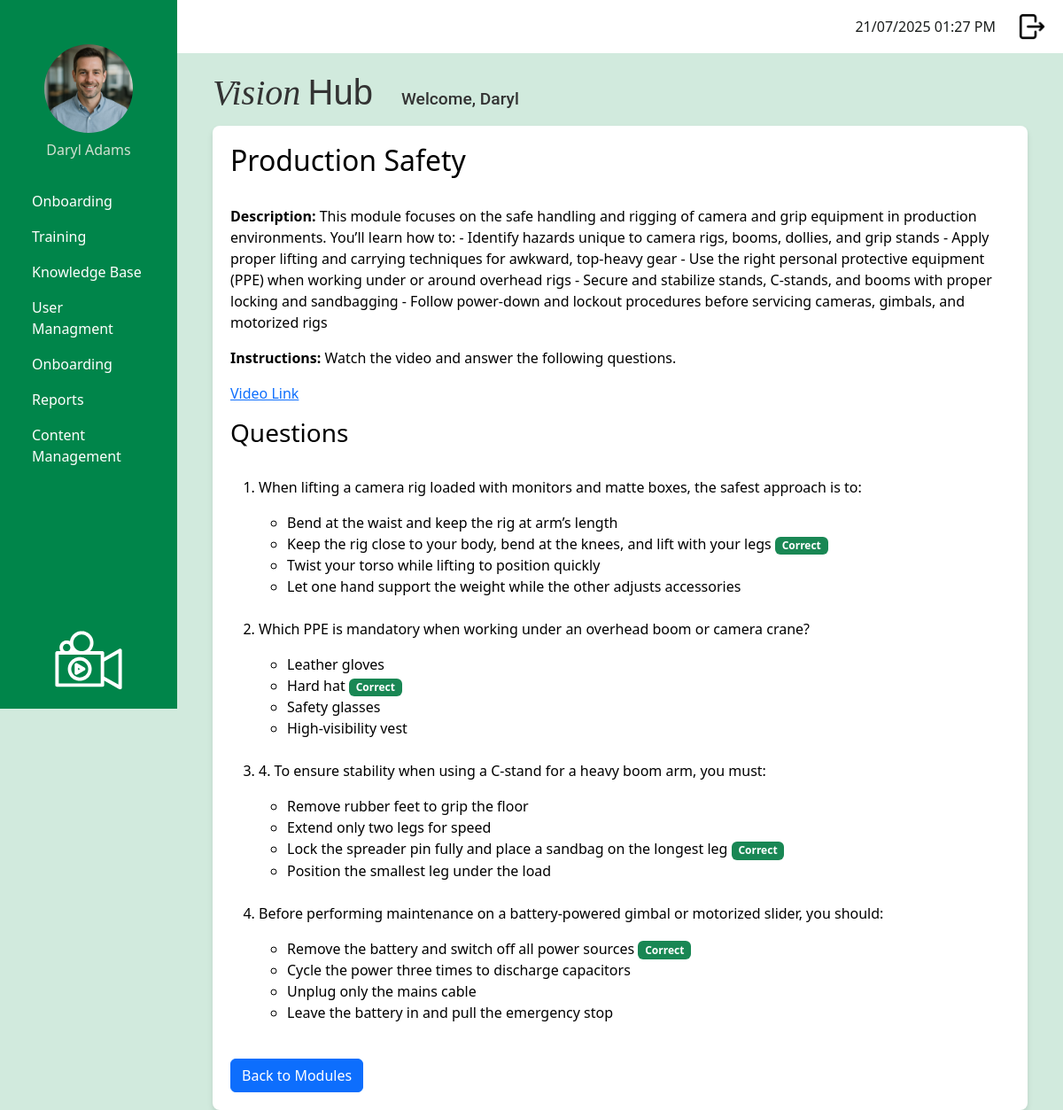
The page /admin/details_training_module/1 (signed in) on the database as committed earlier.
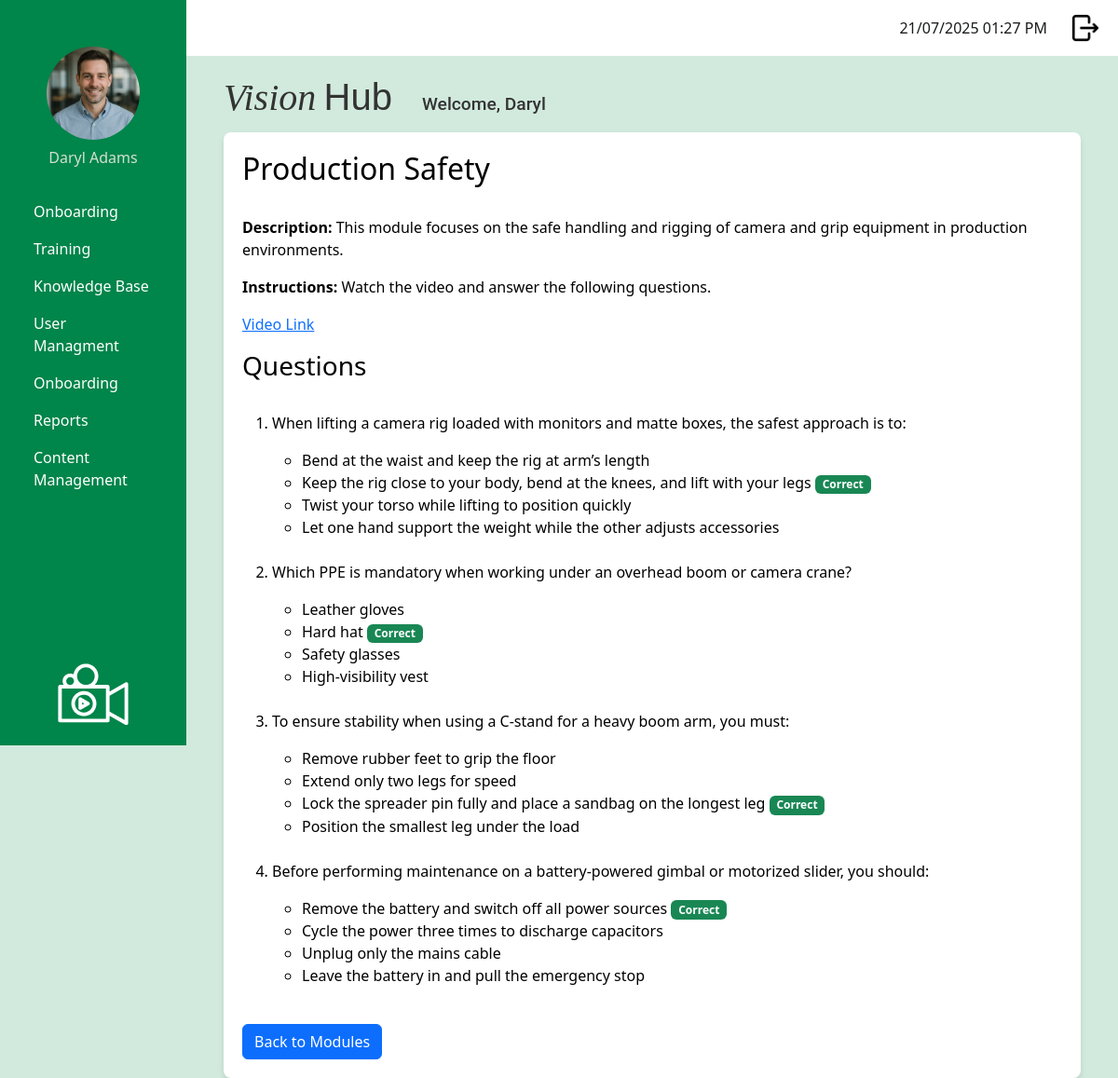
The same page on the database as committed later.
### app/models.py (models this page shows, shortened)
class User(UserMixin, db.Model):
    __tablename__ = 'user'
    id: so.Mapped[int] = so.mapped_column(primary_key=True)
    username: so.Mapped[str] = so.mapped_column(sa.String(120), index=True, unique=True)
    first_name: so.Mapped[str] = so.mapped_column(sa.String(50), index=True)
    surname: so.Mapped[str] = so.mapped_column(sa.String(50), index=True)
    job_title: so.Mapped[str] = so.mapped_column(sa.String(50), index=True)
    password_hash: so.Mapped[str] = so.mapped_column(sa.String(256))
    is_onboarding: so.Mapped[bool] = so.mapped_column(default=False) # Default: Not onboarding
    dateStarted: so.Mapped[datetime] = so.mapped_column(index=True, default=lambda: datetime.now(timezone.utc))
    google_email: so.Mapped[Optional[str]] = so.mapped_column(sa.String(120), unique=True, nullable=True)
    profile_photo: so.Mapped[Optional[str]] = so.mapped_column(sa.String(120), nullable=True, default='profileDefault.png')
    manager_id: so.Mapped[Optional[int]] = so.mapped_column(sa.ForeignKey('user.id'), nullable=True)
    manager: so.Mapped[Optional['User']] = so.relationship('User', remote_side=[id], back_populates='manages')
    manages: so.Mapped[List['User']] = so.relationship('User', back_populates='manager')
    role_id: so.Mapped[int] = so.mapped_column(sa.ForeignKey('role.id'))
    role: so.Mapped['Role'] = so.relationship('Role', back_populates='users')
    department_id: so.Mapped[int] = so.mapped_column(sa.ForeignKey('department.id'))
    department: so.Mapped['Department'] = so.relationship('Department', back_populates='users')
    module_progress: so.Mapped[List['UserModuleProgress']] = so.relationship('UserModuleProgress', back_populates='user')
    onboarding_path_id: so.Mapped[int] = so.mapped_column(sa.ForeignKey('onboarding_path.id'), nullable=True)
    onboarding_path: so.Mapped['OnboardingPath'] = so.relationship('OnboardingPath')

class TrainingModule (db.Model):
    __tablename__ = 'training_module'
    id: so.Mapped[int] = so.mapped_column(primary_key=True)
    module_title: so.Mapped[str] = so.mapped_column(sa.String(150), index=True, unique=True)
    module_description: so.Mapped[str] = so.mapped_column(sa.Text, nullable=False)
    module_instructions: so.Mapped[str] = so.mapped_column(sa.Text, nullable=False)
    video_url: so.Mapped[str] = so.mapped_column(sa.String(300))
    questions: so.Mapped[List['Question']] = so.relationship('Question', back_populates='training_module', cascade='all, delete-orphan')
    user_progress: so.Mapped[List['UserModuleProgress']] = so.relationship('UserModuleProgress', back_populates='training_module')
    onboarding_steps: so.Mapped[List['OnboardingStep']] = so.relationship('OnboardingStep', back_populates='training_module', cascade='all, delete-orphan')

class Question (db.Model):
    __tablename__ = 'question'
    id: so.Mapped[int] = so.mapped_column(primary_key=True)
    question_text: so.Mapped[str] = so.mapped_column(sa.String(1000), nullable=False)
    training_module_id: so.Mapped[int] = so.mapped_column(sa.ForeignKey('training_module.id'), nullable=False)
    training_module: so.Mapped['TrainingModule'] = so.relationship('TrainingModule', back_populates='questions')
    options: so.Mapped[List['Option']] = so.relationship('Option', back_populates='question', cascade='all, delete-orphan')

class Option (db.Model):
    __tablename__ = "option"
    id: so.Mapped[int] = so.mapped_column(primary_key=True)
    question_id: so.Mapped[int] = so.mapped_column(sa.ForeignKey('question.id'), nullable=False)
    option_text: so.Mapped[str] = so.mapped_column(sa.String(500), nullable=False)
    is_correct: so.Mapped[bool] = so.mapped_column(sa.Boolean, default=False, nullable=False)
    question: so.Mapped['Question'] = so.relationship('Question', back_populates='options')

### app/admin/routes.py (the view)
@app.route('/admin/details_training_module/<int:module_id>', methods=['GET'])
@login_required
def details_training_module(module_id):
    if current_user.role.role_name != "admin":
        return redirect(url_for('logout'))
    module = TrainingModule.query.get_or_404(module_id)
    questions = Question.query.filter_by(training_module_id=module_id).all()
    return render_template(
        'admin/details_training_module.html',
        title=f'{module.module_title} Details',
        module=module,
        questions=questions
    )

### app/models.py (called while the page is built)
@login.user_loader
def load_user(id):
    return db.session.get(User, int(id))

### app/templates/admin/details_training_module.html (shortened to what this page needs)
{% extends "base.html" %}
{% block content %}
<h2>{{ module.module_title }}</h2>
<br>
<p><strong>Description:</strong> {{ module.module_description }}</p>
<p><strong>Instructions:</strong> {{ module.module_instructions }}</p>
<p>
<a href="{{ module.video_url }}" target="_blank">Video Link</a>
</p>
<div>
    <h3>Questions</h3>
    <br>
    {% if questions %}
    <ol>
        {% for question in questions %}
        <li>
            <p>{{ question.question_text }}</p>
            <ul>
                {% for option in question.options %}
                <li>
                    {{ option.option_text }}
                    {% if option.is_correct %}
                    <span class="badge bg-success">Correct</span>
                    {% endif %}
                </li>
                {% endfor %}
                <br>
            </ul>
        </li>
        {% endfor %}
    </ol>
{% else %}
    <p>No questions available for this module.</p>
{% endif %}
</div>
<a href="{{ url_for('manage_training_modules') }}" class="btn btn-primary">Back to Modules</a>
{% endblock %}

### app/templates/base.html (shortened to what this page needs)
<!doctype html>
<html>
    <head>
            <link
            href="{{ url_for('static', filename='css/bootstrap.min.css') }}"
            rel="stylesheet"/>
            <link href="{{ url_for('static', filename='css/stylesheet.css') }}" rel="stylesheet"/>
        </head>
    <body>
         <div class="sidebar">
            <div class="profile-container">
                <form id="photoForm"
                    action="{{ url_for('update_profile_photo') }}"
                    method="POST"
                    enctype="multipart/form-data"
                    style="display:inline;">
                <img src="{{ url_for('static',
                                    filename='images/profilePhoto/'
                                        ~ (current_user.profile_photo or 'profileDefault.png')) }}"
                    id="profilePicture"
                    class="profilePicture"
                    alt="Click to change photo"
                    style="cursor:pointer; width:100px; height:100px;
                            object-fit:cover; border-radius:50%;">
                </form>
                <h5 class="profile-photo-text">{{ current_user.first_name|title }} {{ current_user.surname|title }}</h5>
            </div>
            <nav class="nav flex-column sideNavLink-container">
                {% if current_user.role.role_name == 'admin' %}
                    <a class="nav-link" href="#">Onboarding</a>
                    <a class="nav-link" href="{{ url_for('manage_training_modules') }}">Training</a>
                    <a class="nav-link" href="#">Knowledge Base</a>
                    <a class="nav-link" href="{{ url_for('manage_users') }}">User Managment</a>
                    <a class="nav-link" href="#">Onboarding</a>
                    <a class="nav-link" href="#">Reports</a>
                    <a class="nav-link" href="#">Content Management</a>
                    {% elif current_user.role.role_name == 'manager' %}
                    <a class="nav-link" href="#">Onboarding</a>
                    <a class="nav-link" href="#">Training</a>
                    <a class="nav-link" href="#">Reports</a>
                    {% elif current_user.role.role_name == 'staff' %}
                    <a class="nav-link" href="#">Onboarding</a>
                    <a class="nav-link" href="{{ url_for('training_dashboard') }}">Training</a>
                {% endif %}
            </nav>
            <img src="{{ url_for('static', filename='images/logoImageWhite.svg') }}" class="sidebarLogo">
        </div>
         <div class="top-bar">
            <div class="d-flex align-items-center">
                <span class="me-3" id="clock"></span>
                <a href="{{ url_for('logout') }}" class="logout-link">
                    <img src="{{ url_for('static', filename='images/logout.png') }}" class="logout-image">
                </a>
            </div>
        </div>
        <div class="logo-name-container">
            <h2 class="logo-text">
                <span class="logo-vision">Vision</span>
                <span class="logo-hub">Hub</span>
            </h2>
            <h3 class="welcome-text">Welcome, {{ current_user.first_name|title }}</h3>
        </div>
        <div class="content">
            {% block content %}
            {% endblock %}
        </div>
    </body>
</html>

### app/static/css/stylesheet.css (style rules this page uses)
body { color: #000000; background-color: #d1eadd ; }
.logo-name-container { display: flex; align-items: baseline; margin-left: 240px; margin-top: 20px; margin-bottom: 5px; gap: 2rem; color: #333; }
.logo-vision { font-family: 'Playfair Display', serif; font-weight: 450; font-style: italic; font-size: 2.5rem; }
.logo-hub { font-family: 'Montserrat', sans-serif; font-weight: 200; font-size: 2.5rem; margin-left: 0; }
.welcome-text { font-family: 'Roboto', sans-serif; font-size: 1.2rem; margin: 0; }
.sidebar { background-color: #00854a; color: white; font-size: 1rem; font-weight: 400; height: 100vh; position: fixed; width: 200px; padding: 20px; display: flex; flex-direction: column; justify-content: space-between; text-align: left }
.profile-photo-text { font-size: 1rem; font-weight: 200; color: rgb(211, 225, 211); text-align: center; }
.sidebarLogo { max-width: 100%; width: 120px; height: auto; display: block; margin: 0 auto; margin-top: auto; }
.profilePicture { display: block; margin: 30px auto 10px auto; border-radius: 50%; width: 80px; height: 80px; object-fit: cover; }
.sideNavLink-container { margin-top: 20px; }
.nav-link { border-radius: 0.5rem; color: white; }
.top-bar { background-color: white; height: 60px; padding: 10px 20px; margin-left: 200px; display: flex; justify-content: flex-end; align-items: center; }
.logout-image { width: 30px; height: 30px; object-fit: cover; margin-left: 10px; }
#clock { color: #1a1d1c; margin-right: 20px; }
.content { background-color: white; border-radius: 8px; margin-left: 240px; padding: 20px; box-shadow: 0 4px 6px rgba(0, 0, 0, 0.1); max-width: calc(100% - 240px - 40px); }

Rows that differ between the two databases and show on the page:
changed TrainingModule "Production Safety": module_description "…equipment in production environments. You’ll learn how to: - Identify hazards unique to camera rigs, booms, dollies, and grip stands - Apply proper lifting and carrying techniques for awkward, top-heavy gear - Use the right personal protective equipment (PPE) when working under or around overhead rigs - Secure and stabilize stands, C-stands, and booms with proper locking and sandbagging - Follow power-down and lockout procedures before servicing cameras, gimbals, and motorized rigs" → "This module focuses on the safe handling and rigging of camera and grip equipment in production environments."
changed Question: question_text "4. To ensure stability when using a C-stand for a heavy boom arm, you must:" → "To ensure stability when using a C-stand for a heavy boom arm, you must:"
